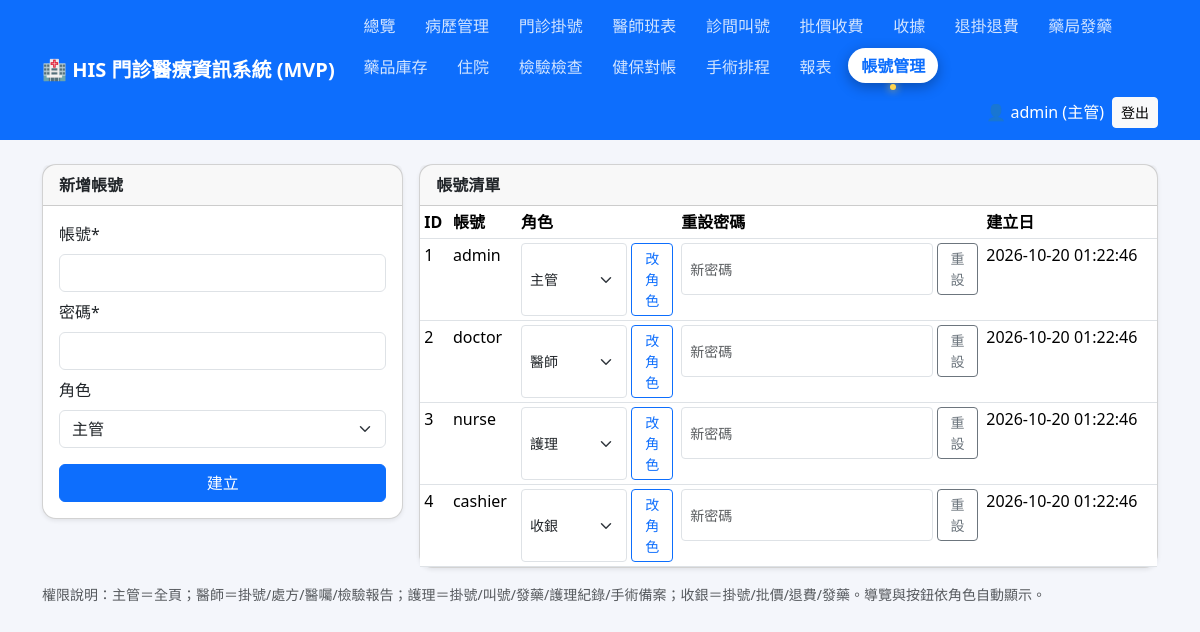
/users.php (signed in), run on the app's committed database.
### tables this page shows
CREATE TABLE IF NOT EXISTS users (
  id INT AUTO_INCREMENT PRIMARY KEY,
  username VARCHAR(50) NOT NULL UNIQUE,
  password_hash VARCHAR(255) NOT NULL,
  role VARCHAR(20) NOT NULL DEFAULT '收銀',  
  created_at TIMESTAMP DEFAULT CURRENT_TIMESTAMP
);

### includes/functions.php (called while the page is built, shortened)
<?php
function h($s) { return htmlspecialchars((string)$s, ENT_QUOTES, 'UTF-8'); }

### users.php (the view, shortened to what this page needs)
<?php
require_once __DIR__ . '/includes/header.php';
$pdo = db();
$users = $pdo->query('SELECT id, username, role, created_at FROM users ORDER BY id')->fetchAll();
?>
<div class="row g-3">
<div class="col-md-4"><div class="card shadow-sm"><div class="card-header fw-bold">新增帳號</div><div class="card-body">
<form method="post"><input type="hidden" name="act" value="add">
<div class="mb-2"><label class="form-label">帳號*</label><input name="username" class="form-control" required minlength="3"></div>
<div class="mb-2"><label class="form-label">密碼*</label><input name="password" type="password" class="form-control" required minlength="6"></div>
<div class="mb-3"><label class="form-label">角色</label><select name="role" class="form-select"><?php foreach (ROLES_ALL as $r): ?><option value="<?= h($r) ?>"><?= h($r) ?></option><?php endforeach; ?></select></div>
<button class="btn btn-primary w-100">建立</button></form></div></div>
</div>
<div class="col-md-8"><div class="card shadow-sm"><div class="card-header fw-bold">帳號清單</div>
<table class="table table-sm table-hover mb-0"><tr><th>ID</th><th>帳號</th><th>角色</th><th>重設密碼</th><th>建立日</th></tr>
<?php foreach ($users as $u): ?>
<tr><td><?= $u['id'] ?></td><td><?= h($u['username']) ?></td>
<td><form method="post" class="d-flex gap-1"><input type="hidden" name="act" value="role"><input type="hidden" name="user_id" value="<?= $u['id'] ?>">
<select name="role" class="form-select form-select-sm"><?php foreach (ROLES_ALL as $r): ?><option value="<?= h($r) ?>" <?= h($u['role'])===$r?'selected':'' ?>><?= h($r) ?></option><?php endforeach; ?></select>
<button class="btn btn-sm btn-outline-primary">改角色</button></form></td>
<td><form method="post" class="d-flex gap-1"><input type="hidden" name="act" value="reset"><input type="hidden" name="user_id" value="<?= $u['id'] ?>">
<input type="password" name="password" class="form-control form-control-sm" placeholder="新密碼" required minlength="6">
<button class="btn btn-sm btn-outline-secondary">重設</button></form></td>
<td><?= h($u['created_at']) ?></td></tr>
<?php endforeach; ?></table></div></div>
</div>
<p class="text-muted small mt-3">權限說明：主管＝全頁；醫師＝掛號/處方/醫囑/檢驗報告；護理＝掛號/叫號/發藥/護理紀錄/手術備案；收銀＝掛號/批價/退費/發藥。導覽與按鈕依角色自動顯示。</p>
<?php require_once __DIR__ . '/includes/footer.php'; ?>

### includes/header.php (style rules this page uses)
body { background:#f4f6fb }
.card { border-radius:14px }

### data on the page
users: id "1", username "admin", created_at "2026-10-20 01:22:46"
users: id "2", username "doctor", created_at "2026-10-20 01:22:46"
users: id "3", username "nurse", created_at "2026-10-20 01:22:46"
users: id "4", username "cashier", created_at "2026-10-20 01:22:46"

### other printed values
APP_NAME "HIS 門診醫療資訊系統 (MVP)"
$label "總覽"
$label "病歷管理"
$label "門診掛號"
$label "醫師班表"
$label "診間叫號"
$label "批價收費"
$label "收據"
$label "退掛退費"
$label "藥局發藥"
$label "藥品庫存"
$label "住院"
$label "檢驗檢查"
$label "健保對帳"
$label "手術排程"
